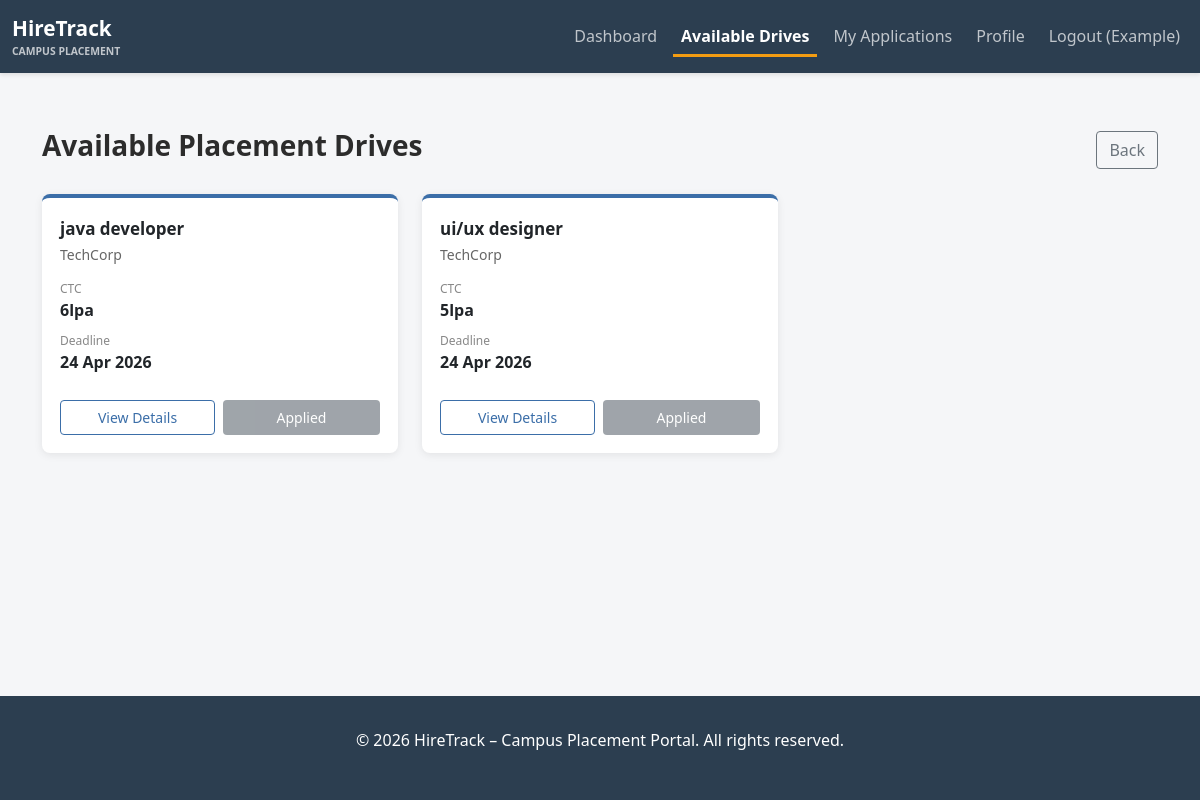
Screenshot of /student/drives (signed in) with the database file from the repository.
### app/models.py (models this page shows, shortened)
class Student(UserMixin, db.Model):
    __tablename__ = 'student'
    id = db.Column(db.Integer, primary_key=True)
    roll_number = db.Column(db.String(50), unique=True, nullable=False, index=True)
    name = db.Column(db.String(255), nullable=False)
    email = db.Column(db.String(120), unique=True, nullable=False, index=True)
    password_hash = db.Column(db.String(255), nullable=False)
    cgpa = db.Column(db.Float)
    branch = db.Column(db.String(100))
    resume_path = db.Column(db.String(255))
    is_active = db.Column(db.Boolean, default=True)
    is_blacklisted = db.Column(db.Boolean, default=False)
    created_at = db.Column(db.DateTime, default=datetime.utcnow)
    updated_at = db.Column(db.DateTime, default=datetime.utcnow, onupdate=datetime.utcnow)
    applications = db.relationship('Application', backref='student', lazy=True, cascade='all, delete-orphan')

class PlacementDrive(db.Model):
    __tablename__ = 'placement_drive'
    id = db.Column(db.Integer, primary_key=True)
    company_id = db.Column(db.Integer, db.ForeignKey('company.id'), nullable=False)
    job_title = db.Column(db.String(255), nullable=False)
    job_description = db.Column(db.Text, nullable=False)
    eligibility_criteria = db.Column(db.Text)
    salary = db.Column(db.String(100))
    application_deadline = db.Column(db.DateTime, nullable=False)
    status = db.Column(db.String(20), default='Pending')  # Pending, Approved, Closed, Rejected
    created_at = db.Column(db.DateTime, default=datetime.utcnow)
    updated_at = db.Column(db.DateTime, default=datetime.utcnow, onupdate=datetime.utcnow)
    applications = db.relationship('Application', backref='placement_drive', lazy=True, cascade='all, delete-orphan')

class Company(UserMixin, db.Model):
    __tablename__ = 'company'
    id = db.Column(db.Integer, primary_key=True)
    company_name = db.Column(db.String(255), nullable=False, unique=True)
    email = db.Column(db.String(120), unique=True, nullable=False, index=True)
    password_hash = db.Column(db.String(255), nullable=False)
    hr_contact = db.Column(db.String(120), nullable=False)
    website = db.Column(db.String(255))
    approval_status = db.Column(db.String(20), default='Pending')  # Pending, Approved, Rejected
    is_active = db.Column(db.Boolean, default=True)
    created_at = db.Column(db.DateTime, default=datetime.utcnow)
    placement_drives = db.relationship('PlacementDrive', backref='company', lazy=True, cascade='all, delete-orphan')

### app/routes.py (the view)
@student_bp.route('/drives')
@student_required
def view_drives():
    page = request.args.get('page', 1, type=int)
    drives = PlacementDrive.query.filter_by(status='Approved').paginate(page=page, per_page=10)
    student_apps = Application.query.filter_by(student_id=current_user.id).all()
    applied_drives = {app.drive_id for app in student_apps}
    return render_template('student/view_drives.html', drives=drives, applied_drives=applied_drives)

### app/routes.py (called while the page is built)
def student_required(f):
    @wraps(f)
    def decorated_function(*args, **kwargs):
        if not current_user.is_authenticated or not isinstance(current_user, Student):
            flash('You must be logged in as student to access this page.', 'danger')
            return redirect(url_for('auth.login'))
        if current_user.is_blacklisted:
            flash('Your account has been blacklisted.', 'danger')
            return redirect(url_for('auth.logout'))
        return f(*args, **kwargs)
    return decorated_function

### app/templates/student/view_drives.html (shortened to what this page needs)
{% extends "base.html" %}
{% block content %}
<div class="container mt-4">
<div class="d-flex justify-content-between align-items-center mb-4">
<h3 class="page-header">
Available Placement Drives
</h3>
<a href="{{ url_for('student.dashboard') }}"
class="btn btn-outline-secondary">
Back
</a>
</div>
{% if drives.items %}
<div class="row">
{% for drive in drives.items %}
<div class="col-md-6 col-lg-4 mb-4">
<div class="drive-card">
<div>
<div class="drive-title">
{{ drive.job_title }}
</div>
<div class="drive-company">
{{ drive.company.company_name }}
</div>
<div class="drive-label">CTC</div>
<div class="drive-value">
{{ drive.salary or 'N/A' }}
</div>
<div class="drive-label">Deadline</div>
<div class="drive-value">
{{ drive.application_deadline.strftime('%d %b %Y') }}
</div>
</div>
<div class="d-flex gap-2 mt-3">
<button class="btn btn-view"
data-bs-toggle="modal"
data-bs-target="#driveModal{{ drive.id }}">
View Details
</button>
{% if drive.id in applied_drives %}
<button class="btn btn-applied" disabled>
Applied
</button>
{% endif %}
</div>
</div>
</div>
{% endfor %}
</div>
{% else %}
<div class="alert alert-info">
No available drives at the moment
</div>
{% endif %}
</div>
{% endblock %}

### app/templates/base.html (shortened to what this page needs)
<!DOCTYPE html>
<html lang="en">
<head>
<link rel="stylesheet" href="https://cdn.jsdelivr.net/npm/bootstrap@5.1.3/dist/css/bootstrap.min.css">
</head>
<body>
<nav class="navbar navbar-expand-lg navbar-dark">
<div class="container-fluid">
<a class="navbar-brand d-flex align-items-center" href="{{ url_for('main.index') }}">
<div>
<div style="font-weight:700;font-size:1.3rem;">HireTrack</div>
<div style="font-size:0.65rem;opacity:0.7;">CAMPUS PLACEMENT</div>
</div>
</a>
<div class="collapse navbar-collapse" id="navbarNav">
<ul class="navbar-nav ms-auto gap-2">
{% if current_user.is_authenticated %}
{% if current_user.__class__.__name__ == 'Admin' %}
<li class="nav-item">
<a class="nav-link {% if request.endpoint=='admin.dashboard' %}active{% endif %}"
href="{{ url_for('admin.dashboard') }}">Admin Dashboard</a>
</li>
<li class="nav-item">
<a class="nav-link {% if request.endpoint=='admin.manage_companies' %}active{% endif %}"
href="{{ url_for('admin.manage_companies') }}">Companies</a>
</li>
<li class="nav-item">
<a class="nav-link {% if request.endpoint=='admin.manage_students' %}active{% endif %}"
href="{{ url_for('admin.manage_students') }}">Students</a>
</li>
<li class="nav-item">
<a class="nav-link {% if request.endpoint=='admin.manage_drives' %}active{% endif %}"
href="{{ url_for('admin.manage_drives') }}">Drives</a>
</li>
<li class="nav-item">
<a class="nav-link {% if request.endpoint=='admin.view_applications' %}active{% endif %}"
href="{{ url_for('admin.view_applications') }}">Applications</a>
</li>
{% elif current_user.__class__.__name__ == 'Student' %}
<li class="nav-item">
<a class="nav-link {% if request.endpoint=='student.dashboard' %}active{% endif %}"
href="{{ url_for('student.dashboard') }}">Dashboard</a>
</li>
<li class="nav-item">
<a class="nav-link {% if request.endpoint=='student.view_drives' %}active{% endif %}"
href="{{ url_for('student.view_drives') }}">Available Drives</a>
</li>
<li class="nav-item">
<a class="nav-link {% if request.endpoint=='student.view_applications' %}active{% endif %}"
href="{{ url_for('student.view_applications') }}">My Applications</a>
</li>
<li class="nav-item">
<a class="nav-link {% if request.endpoint=='student.profile' %}active{% endif %}"
href="{{ url_for('student.profile') }}">Profile</a>
</li>
{% endif %}
<li class="nav-item">
<a class="nav-link" href="{{ url_for('auth.logout') }}">
Logout ({{ current_user.username if current_user.__class__.__name__ == 'Admin' else current_user.company_name if current_user.__class__.__name__ == 'Company' else current_user.name }})
</a>
</li>
{% endif %}
</ul>
</div>
</div>
</nav>
<div class="container-main">
{% block content %}{% endblock %}
</div>
<footer>
<p>&copy; 2026 HireTrack – Campus Placement Portal. All rights reserved.</p>
</footer>
</body>
</html>

### app/templates/base.html (style rules this page uses)
:root { --primary-color:#2c3e50; --secondary-color:#3498db; --success-color:#27ae60; --danger-color:#e74c3c; --warning-color:#f39c12; }
body { font-family:'Segoe UI',Tahoma,Geneva,Verdana,sans-serif; background-color:#f5f6f8; }
.navbar { background-color:var(--primary-color); box-shadow:0 2px 4px rgba(0,0,0,0.1); }
.navbar-brand { font-weight:700; font-size:1.5rem; }
.container-main { margin-top:2rem; margin-bottom:2rem; }
html, body { height: 100%; }
body { display: flex; flex-direction: column; }
.container-main { flex: 1; }
.nav-link { color:rgba(255,255,255,0.7)!important; transition:all 0.2s ease; }
.nav-link.active { color:white!important; border-bottom:3px solid #f39c12; font-weight:600; padding-bottom:6px; }
footer { background-color:var(--primary-color); color:white; padding:2rem 0; margin-top:3rem; text-align:center; }

### app/templates/student/view_drives.html (style rules this page uses)
:root { --student-primary:#3b6ea8; --student-dark:#2d5580; --light-bg:#f5f6f8; --border-light:#e8e8e8; }
body { background:var(--light-bg); }
.page-header { font-weight:700; color:#2c2c2c; }
.drive-card { background:white; border-radius:8px; border-top:4px solid var(--student-primary); box-shadow:0 2px 8px rgba(0,0,0,0.08); padding:18px; height:100%; display:flex; flex-direction:column; justify-content:space-between; transition:0.2s; }
.drive-title { font-weight:600; font-size:17px; margin-bottom:2px; }
.drive-company { color:#666; font-size:14px; margin-bottom:15px; }
.drive-label { font-size:12px; color:#888; }
.drive-value { font-weight:600; margin-bottom:10px; }
.btn-view { border:1px solid var(--student-primary); color:var(--student-primary); background:white; font-size:14px; padding:6px 10px; flex:1; }
.btn-applied { background:#6c757d; border:none; color:white; font-size:14px; flex:1; }

### rows the page displays
Student: name "Example"
PlacementDrive: job_title "java developer", company.company_name "TechCorp", salary "6lpa", application_deadline "24 Apr 2026", shows "Applied"
PlacementDrive: job_title "ui/ux designer", company.company_name "TechCorp", salary "5lpa", application_deadline "24 Apr 2026", shows "Applied"
